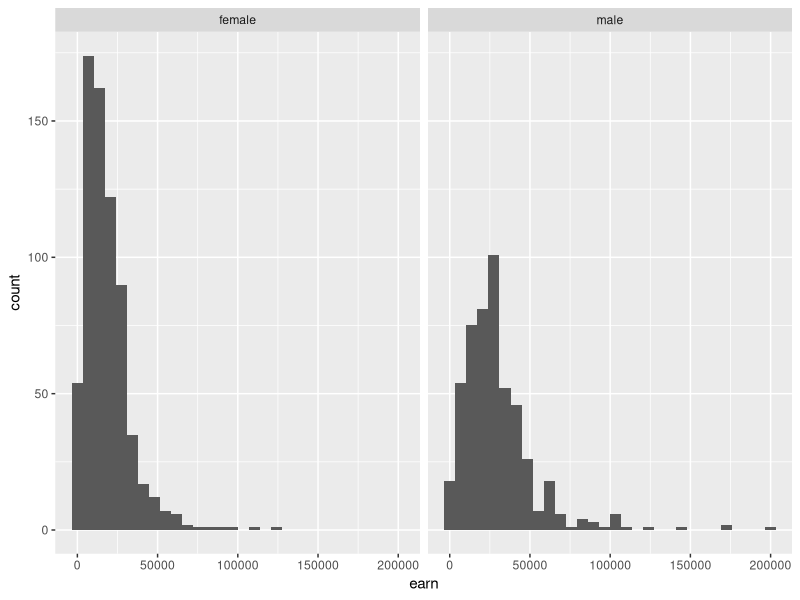
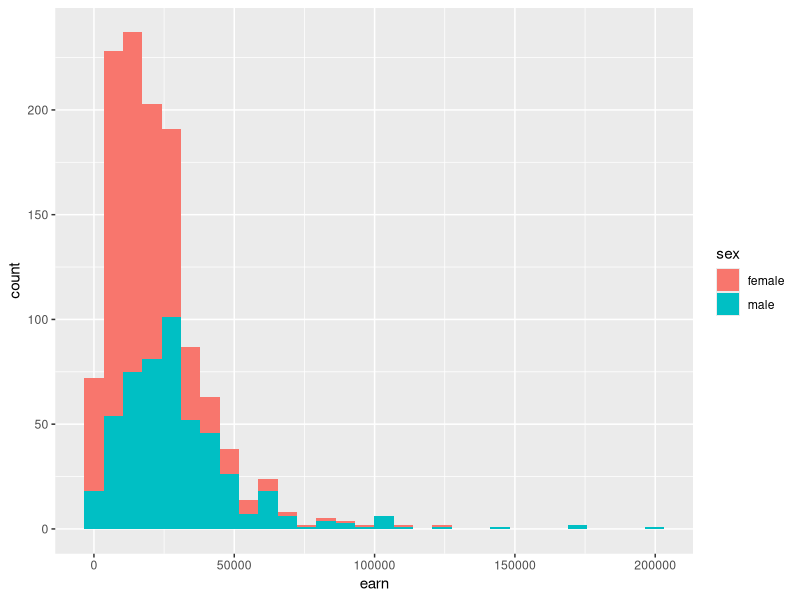
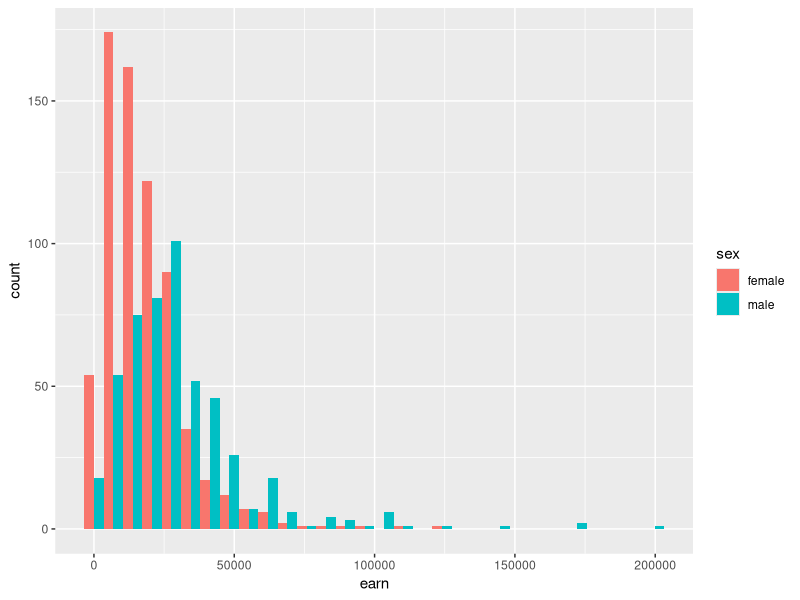
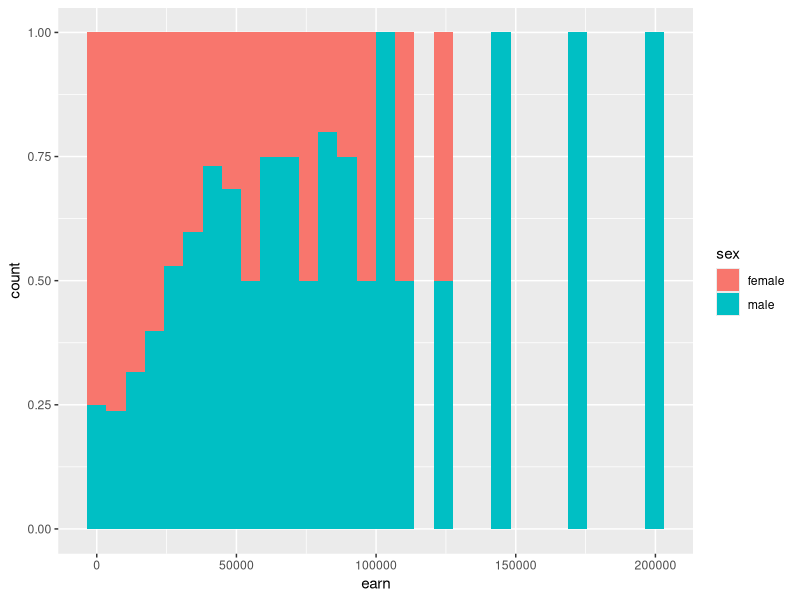
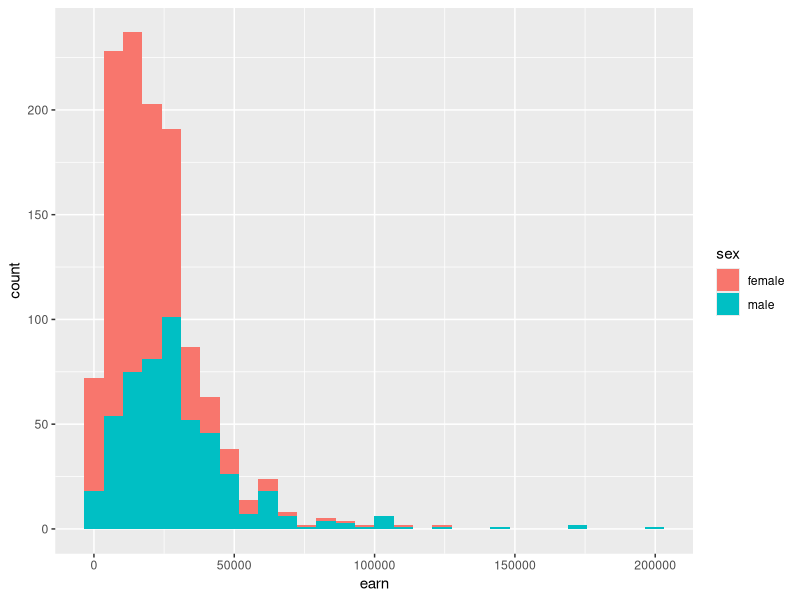
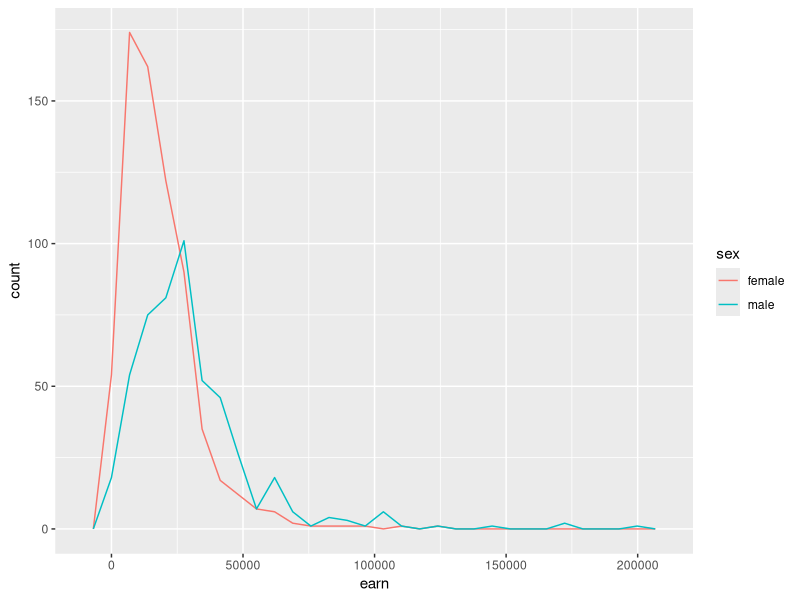
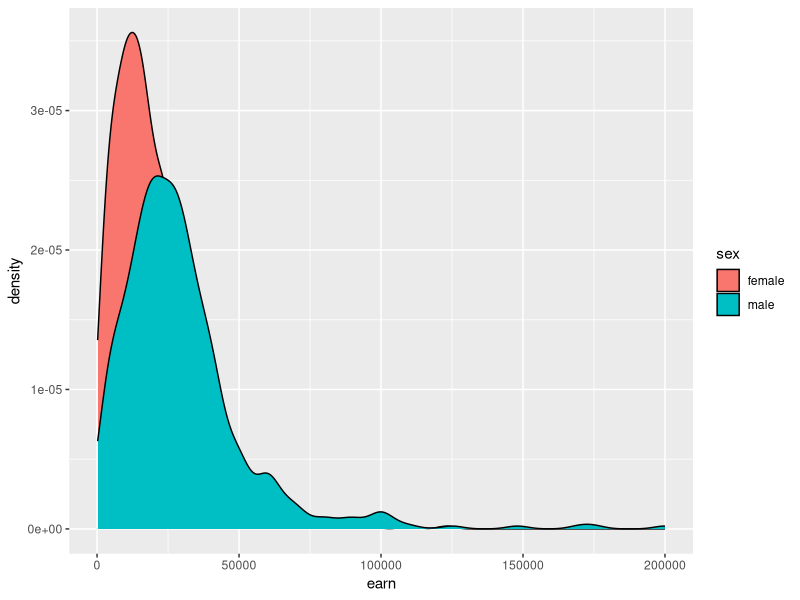
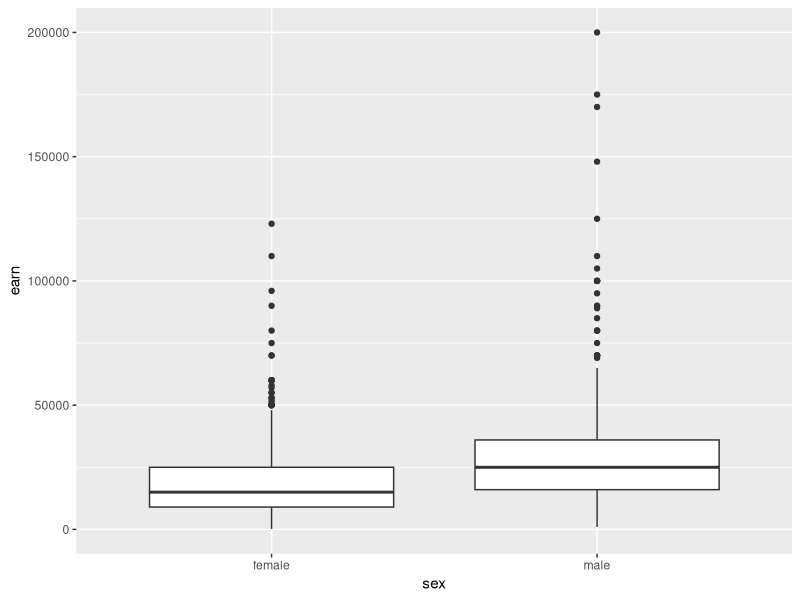

Reproduce these figures in R, in order. (Note: this script raises an error after producing the figures.)
##################
library(tidyverse)
##문제풀이
setwd("C:/Users/HS/Documents/GitHub/Statistical-Graphics-with-Big-Data/data")
heights<- read.csv("heights.csv")
#2. 성별에 따라 연봉의 차이가 있는가?
#   (범주)     (연속)
#한개의 연속변수 그래프를, 두개그리기
ggplot(heights, aes(earn)) + geom_histogram() + facet_wrap(~sex)
ggplot(heights, aes(earn, fill= sex)) +geom_histogram()  #stack 기본옵션
ggplot(heights, aes(earn, fill= sex)) +geom_histogram(position = "dodge")
ggplot(heights, aes(earn, fill= sex)) +geom_histogram(position = "fill")
ggplot(heights, aes(earn, fill= sex)) +geom_histogram(position = "stack")

ggplot(heights, aes(earn, color= sex)) + geom_freqpoly()
ggplot(heights, aes(earn, fill= sex)) + geom_density()

#한개의 연속변수 , 한개의 범주형 변수
ggplot(heights, aes(sex, earn)) + geom_boxplot()
ggplot(heights, aes(sex, earn)) + geom_violin()
ggplot(heights, aes(sex, earn)) + geom_bar(stat="identity")
ggplot(heights, aes(sex, earn)) + geom_jitter()

#5. 연봉과 키가 관계가 있는가?
#    (연속)  (연속)

#두개의 연속형 변수
class(heights$ed)
ggplot(heights, aes(height, earn)) + geom_point()
ggplot(heights, aes(height, earn)) + geom_smooth()
ggplot(heights, aes(height, earn)) + geom_smooth(method="lm")
ggplot(heights, aes(height, earn)) + geom_smooth(method="lm", se=FALSE)
ggplot(heights, aes(height, earn)) + geom_jitter()
ggplot(heights, aes(height, earn)) + geom_text(aes(label= sex))
ggplot(heights, aes(height, earn)) + geom_text(aes(label= sex),  check_overlap = TRUE)

#6. 인종별로 성별에 차이가 있나?
# (범주)   (범주)
# 범주, 여러개 그리기
ggplot(heights, aes(race)) + geom_bar() + facet_wrap(~sex)
ggplot(heights, aes(race, fill= sex)) + geom_bar()
ggplot(heights, aes(race, fill= sex)) + geom_bar(position = "fill" )
ggplot(heights, aes(race, fill= sex)) + geom_bar(position = "dodge")

# 범주, 범주
ggplot(heights, aes(race, sex)) + geom_jitter()



#6-1인종별로 성별에 따라 연봉차이가 있는가?
#   (범주)     (범주)          (연속)

#범주& 연속, 그래프를 여러개
# x= 성별, y= 연봉 그래프를 인종별로 여러개 그리기
ggplot(heights, aes(race, sex)) + geom_jitter()

ggplot(heights, aes(sex, earn)) + geom_boxplot()
ggplot(heights, aes(sex, earn)) + geom_violin()
ggplot(heights, aes(sex, earn)) + geom_jitter()
ggplot(heights, aes(sex, earn)) + geom_bar(stat="identity")
ggplot(heights, aes(sex, earn)) + geom_bar()   #오류
ggplot(heights, aes(sex, earn)) + geom_histogram()  #오류

ggplot(heights, aes(sex, earn)) + geom_boxplot() + facet_wrap(~race, ncol=4)
ggplot(heights, aes(sex, earn)) + geom_violin()+ facet_wrap(~race)
ggplot(heights, aes(sex, earn)) + geom_jitter()+ facet_wrap(~race)
ggplot(heights, aes(sex, earn)) + geom_bar(stat="identity")+ facet_wrap(~race)

ggplot(heights, aes(sex, earn, fill= race)) + geom_bar(stat="identity")
ggplot(heights, aes(sex, earn, fill= race)) + geom_bar(stat="identity", position="dodge")
ggplot(heights, aes(sex, earn, fill= race)) + geom_bar(stat="identity", position="fill")

ggplot(heights, aes(sex, earn, color= race)) + geom_jitter()
ggplot(heights, aes(sex, earn, fill= race)) + geom_boxplot()   ############이거 그려보기
ggplot(heights, aes(sex, earn, color= race)) + geom_boxplot()
ggplot(heights, aes(sex, earn, fill= race)) + geom_violin()

ggplot(heights, aes(sex, earn, group= race)) + geom_jitter()
ggplot(heights, aes(sex, earn, group= race)) + geom_jitter(aes(shape=race))

#히트맵
ggplot(heights, aes(sex, race))+ geom_raster(aes(fill= earn))
ggplot(heights, aes(sex, race))+ geom_tile(aes(fill= earn))

ggplot(heights, aes(sex, cut_width(earn)))+ geom_raster(aes(fill= sex)) #NO
ggplot(heights, aes(sex, race))+ geom_contour(aes(z=earn))  #NO

#facet
ggplot(heights, aes(earn)) + geom_histogram() + facet_grid(sex~race)

####

#7. 조사된 자료에서 인종별로 나이의 분포가 같은가?
#                         (범주)    (연속)
#1범주 1연속
ggplot(heights, aes(race, age))+ geom_bar(stat="identity")
ggplot(heights, aes(race, age))+ geom_boxplot()
ggplot(heights, aes(race, age))+ geom_violin()
ggplot(heights, aes(race, age))+ geom_jitter()

#1연속 여러개
ggplot(heights, aes(age, fill=race))+ geom_histogram()
ggplot(heights, aes(age, fill=race))+ geom_histogram(position="fill")
ggplot(heights, aes(age, fill=race))+ geom_histogram(position="dodge")
ggplot(heights, aes(age, fill=race))+ geom_histogram() + facet_wrap(~race)
ggplot(heights, aes(age, fill=race))+ geom_freqpoly()

ggplot(heights, aes(age, colour=race))+ geom_density()


###########################
#HW3

#1. mpg 자료에서 drv 별로 cty와 hwy의 분포를 알아보려고 한다. 이를 위한 다양한 그림을 그리고 설명하시오.  
#  (범주)  (연속) (연속)
ggplot(mpg, aes(cty, hwy, color= drv)) + geom_point()
ggplot(mpg, aes(cty, hwy, color= drv)) + geom_jitter()
ggplot(mpg, aes(cty, hwy)) + geom_text(aes(label = drv))
ggplot(mpg, aes(cty, hwy)) + geom_text(aes(label = drv), check_overlap= TRUE)
ggplot(mpg, aes(cty, hwy, color= drv)) + geom_smooth()
ggplot(mpg, aes(cty, hwy, color= drv)) + geom_smooth(se= FALSE)
ggplot(mpg, aes(cty, hwy, color= drv)) + geom_smooth(method="lm")
ggplot(mpg, aes(cty, hwy, color= drv)) + geom_line()  #이상하지 ㅋㅅㅋ

ggplot(mpg, aes(cty, hwy)) + geom_point() + facet_wrap(~drv)
ggplot(mpg, aes(cty, hwy, color= drv)) + geom_point() + facet_wrap(~drv)
ggplot(mpg, aes(cty, hwy, color= drv)) + geom_point() + facet_grid(.~drv)
ggplot(mpg, aes(cty, hwy, color= drv)) + geom_point() + facet_grid(drv~.)

#2. manufacturer 중 "volkswagen" 에 대한 자료만 이용하려고 한다. "volkswagen"만을 선택하여 volk에 저장하시오.
volk <- mpg[mpg$manufacturer == "volkswagen", ]
volk1 <- subset(mpg, manufacturer == "volkswagen")
head(volk1)

ggplot(volk, aes(cty, hwy, color = model)) + geom_point()
ggplot(volk, aes(cty, hwy, color = model)) + geom_jitter()

ggplot(volk, aes(cty, hwy)) + geom_text(aes(label= model, color = model), check_overlap=TRUE) +
  ggtitle("volk")+
  scale_x_continuous(name="ctct", breaks=c(20,30), labels= c("banana","30!")) +
  scale_y_continuous(name="haha", breaks=c(30,40), labels= c("$30","$40"))+ 
  theme(plot.title=element_text(family="serif",face="bold", angle=90, hjust=1, vjust=0)) +
  theme(plot.background = element_rect(color="pink", fill= "grey")) + 
  theme(legend.position = "bottom") +
  theme(axis.title.x= element_text(color="blue")) +
  theme(axis.text.x= element_text(color="red")) +
  theme(axis.title.y= element_text(angle= 00, hjust= 0.5, vjust=0.5))+
  theme(axis.text.y= element_text(angle=45, color="yellow"))

ggplot(volk, aes(cty, hwy)) + 
  geom_text(aes(label= model, color = model), check_overlap=TRUE) +
  scale_x_continuous(name="ctct", breaks=c(20,30), labels= c("banana","30!")) +
  scale_y_continuous(name="haha", breaks=c(30,40), labels= c("$30","$40"))+
  scale_color_discrete(name="MODEL")


subset()
data(economics)

##################
#괴랄1
DF <- data.frame(cty=c(10,30), hwy=c(20,40), LABEL= c("peak1", "peak2"))
ggplot(mpg, aes(cty, hwy)) +geom_point(aes(color= drv, shape=drv), show.legend = FALSE)+
  geom_smooth(aes(color=drv))
ggplot(mpg, aes(cty, hwy)) +geom_point(aes(color= drv))+
  geom_point(aes(shape= drv))+
  geom_smooth(aes(color=drv))+
  theme(legend.position = c(0.85, 0.2)) + 
  annotate("text",x=10, y=45, label="hi", size=10)+
  annotate("rect", xmin=10 , xmax=15, ymin=10, ymax=30, alpha = 0.2, fill = "skyblue") +
  geom_label(data=DF , aes(label= LABEL))
geom_smooth(method = )
?geom_label()
?geom_abline(slope, intercept)

head(economics)
head(presidential)

economics$date[1]
presidential$start[1]

presidential<- subset(presidential, start > economics$date[1])
head(presidential)
presidential$start[1]

ggplot(volk, aes(cty, hwy, color = model)) + geom_smooth()

########################################################################################
#matrix 안에는 같은 자료형태가 들어가야한다. 
#같은 원소의 위치에 있는 것끼리 연산
#%*% 연산자

A<-matrix(c(1,0,1,2,3,5,1,4,6),ncol=3)
x<-1:3
dim(x)<-c(3,1)
dim(x)<-c(1,3)
x
#x는 vector 
A%*%x  #3x1
x%*%A  #1x3
x%*%A%*%x  #1x1
A%*%x%*%A  #오류

z<-1:24
class(z) 
dim(z) <-c(2,4,3)

z[1,,]
z[,1,]
z[,,1]

z[1,2,]
z[,1,2]

z[1,2,3]
zz<-1:12
dim(zz)<-c(2,6)
class(zz)


A<-array(1:6,dim=c(3,2))
B<-array(11:16,dim=c(3,2))
C<-array(6:1,dim=c(3,2))


A+B
A%*%t(B)
?mode
###################
X1 <- 1:3
X2<- c("a","b","c")
b6<- data.frame(x1=X1, x2=X2)
b6
mode(b6)  #list가 최종적인 형태. . list 에서 사용하는 방식 쓸 수 있다. 
class(b6)

#mode()  #자료의 저장형태 좀 더 베이스에 있는 것을 알려준다??? 
#class() #개체의 저장형ㅌ 

X1<-1:3
X2<-c("A","B","C")
b6<-data.frame(x1=X1,x2=X2)
mode(b6)  #자료의 저장형태 - list???   #문자&숫자라서
class(b6) #개체의 저장형태 - dataframe
class(X1) #개체의 저장형태 - int
mode(X1)  #자료의 저장형태 - num
class(X2)  #개체의 저장형태  - character  (vector의 경우에는 자료&개체형태가 character)
mode(X2)   #자료의 형태  - charater


b6<-data.frame(x1=c(1,2,3),x2=c(4,5,6))
mode(b6)   #list
class(b6)  #dataframe


Lst<-list(name="Fred",
          wife="Mary",
          no.children=3,
          child.ages=c(4,7,9))
Lst


Lst[5] <-list(A="hyosun")
Lst[[5]]<-list(A="hyosun")

Lst$jiin<- c("hi", "hello")
############################
#list
#lapply(list, function)

apples <- c(4,4.5,4.2,5.1,3.9)
oranges <- c(TRUE, TRUE, FALSE)
chalk <- c("limestone", "marl","oolite", "CaC03")
cheese <- c(3.2-4.5i,12.8+2.2i)
list <- list(apples,oranges,chalk,cheese)
class(list)
lapply(list, length)
lapply(list, mean)
lapply(list, is.numeric)

###########################
#tapply  #범주별로 통계량을 계산하기 이한 함수
#tapply(x, index, function)   
#    x를 index 에 대해 function 적용
#    x와 index는 길이가 같아야한다. 


?tapply

income<-c(60,59,20,49,60,39,59,48,74,28)
statef<-factor(c("A","B","C","A","C","D","A","D","C","B"))

tapply(income,statef,mean)
tapply(income,statef,sd)
tapply(iris$Sepal.Length, iris$Species,mean)




################
#인덱싱
x<-c(-5:5,NA)
x
x[!is.na(x)]
x+1
(x+1)[!is.na(x)]
(x+1)[x>0]
(x+1)[!is.na(x)| x>0]
rep(c(1,2,2,1),times=4) #1221 1221 1221 1221
rep(c(1,2,2,1),each=4) #1111 2222 2222 1111
rep(c(1:4),c(1:4)) #1 22 333 4444

c("x","y")[rep(c(1,2,2,1),times=4)] #1221 1221 1221 1221
#길이가 두개인 벡터를 반복한다.     #XYYX XYYX XYYX XYYX

iris[c(1,5,45),"Species"]
iris$Species[c(1,5,45)]



################################################################################
data(Oxboys, package = "nlme")
library(tidyverse)
###########
summary(Oxboys$age)
ggplot(Oxboys, aes(age, height)) + geom_boxplot()
ggplot(Oxboys, aes(age, height)) + geom_boxplot(aes(group=cut_width(age,0.4)))
ggplot(Oxboys, aes(age, height)) + geom_boxplot(aes(fill=cut_width(age,0.4)))



#######
#lec9

df<- data.frame(x=1:3, y=1:3, color=c(1,3,5))
ggplot(df, aes(x,y, color= factor(color)))+ geom_point(size=5)
ggplot(df, aes(x,y, color= factor(color)))+ geom_point(size=5) + geom_line()
ggplot(df, aes(x,y, color= factor(color)))+ geom_point(size=5) + geom_line(aes(group=1))


ggplot(df, aes(x,y, color=color))+ geom_point(size=5)
ggplot(df, aes(x,y, color=color))+ geom_point(size=5) + geom_line(size=2, color="pink")

ggplot(df, aes(x,y, color=color))+ geom_point(size=5) +geom_line(size=2)
ggplot(df, aes(x,y, color=color))+ geom_point(size=5) +geom_line(aes(group=1),size=2)
?..*..

#####
#Bubble

small<- faithfuld[seq(1, nrow(faithfuld),by=10),]
ggplot(small, aes(eruptions, waiting)) + geom_point(aes(size = density), alpha=1/3)
ggplot(small, aes(eruptions, waiting)) + geom_point(aes(size = density), alpha=1/3)+
  scale_size_area(max_size=6)
?scale_size_area()
ggplot(diamonds, aes(price, color= cut))+
  geom_freqpoly(binwidth=500)
ggplot(diamonds, aes(price, color= cut))+
  geom_freqpoly(aes(y=..density..), binwidth=500)
ggplot(diamonds, aes(price, color= cut))+
  geom_freqpoly(stat="density", binwidth=500)
ggplot(diamonds, aes(price, color= cut))+
  stat_density(geom="freqpoly", binwidth=500)



g1<-ggplot(diamonds, aes(price))+ 
  geom_histogram(binwidth=300)
g2<-ggplot(diamonds, aes(price))+ 
  geom_histogram(binwidth=300, aes(y=..density..))
g3<-ggplot(diamonds, aes(price))+ 
  geom_histogram(binwidth=500, stat="density")
g4<-ggplot(diamonds, aes(price))+ 
  stat_density(geom="bar", binwidth=300)
library(gridExtra)
grid.arrange(g1,g2,g3,g4)
#############
df <- data.frame(x=1, y=1:3, z=letters[1:3])
ggplot(df, aes(y,y)) + 
  geom_point(size = 4, color= "gray20")+
  geom_point(aes(color = z), size = 2)

ggplot(df, aes(y,y)) + 
  geom_point(size = 4, color= "gray20", show.legend = TRUE)+
  geom_point(aes(color = z), size = 2)

ggplot(mpg, aes(displ, hwy)) + 
  geom_point(aes(color= drv, shape= drv))

ggplot(mpg, aes(displ, hwy)) +
  geom_point(aes(colour = drv, shape = drv)) +
  scale_colour_discrete("Drive train")

ggplot(mpg, aes(displ, hwy)) +
  geom_point(aes(colour = drv, shape = drv, size=cty)) +
  scale_colour_discrete("Drive train")+
  scale_shape_discrete("Drive train") +
  scale_size_continuous(name="HOHO", guide="none")

ggplot(diamonds, aes(color, price)) + 
  geom_bar()     #오류
ggplot(diamonds, aes(color, price)) + 
  geom_bar(stat="identity")
ggplot(diamonds, aes(color, price)) + 
  geom_bar(stat="summary_bin", fun.y=mean)

ggplot(diamonds, aes(color)) + 
  geom_bar()
ggplot(diamonds, aes(price)) + 
  geom_area(stat="bin")+ geom_freqpoly(color="red")



ggplot(mpg, aes(displ, hwy))+
  geom_bin2d(aes(fill=..density..))+
  scale_fill_gradient(name="DENSITY",low="white", high="red")+
  scale_x_continuous(name=NULL,position="top")
paste(1:7,"km", sep='')
paste0(1:7,"km")
c(1:7)
###############################################################################################
#괴랄2
dflabel<-data.frame(displ=c(2.5,2,6),hwy=c(40,10,30), labels=c("4", "r", "r"))
ggplot(mpg, aes(displ,hwy))+
  #geom_*
  geom_point(aes(color=drv, shape=drv, size=cty))+
  geom_smooth(aes(color=drv), method="lm",se=FALSE)+
  geom_label(data=dflabel, aes(label = labels))+
  #scale_*_
  scale_x_continuous(name=NULL, breaks = c(2,3,4,5,6,7), labels=paste0(2:7,"km"), position= "top")+
  scale_y_continuous(name=quote(paste("HIGHWAY=2*",frac(x, (x+z)))))+
  scale_color_discrete(name="DRV")+  #, guide="none" 하면 그 옵션만 안보임
  scale_shape_manual(name="DRV", values=c(1,2,3))+
  scale_size_continuous(name="CTY", breaks = c(10,20,30), labels=c("십", "이십","삼십"))+
  ggtitle("HWHWH")+
  #theme
  theme(legend.position = "bottom")+
  theme(plot.title = element_text(size=20, face="bold.italic"))+
  theme(axis.title= element_text(size=14,color="red"))+
  theme(axis.text.y = element_text(angle=45, hjust=0.5, vjust=1))+
  #annotate
  annotate("text", x=6, y= 40, size=10, label="Hello, I am annotate")+
  annotate("rect", xmin=2, xmax=6, ymin=20, ymax=40, fill= "skyblue", alpha=0.2)
  


#######################
ggplot(mpg, aes(hwy))+ geom_freqpoly()
ggplot(mpg, aes(hwy,  y=..density..))+ geom_freqpoly()

ggplot(economics, aes(date, uempmed)) + 
  geom_point()
ggplot(economics, aes(date, uempmed)) +geom_area() + geom_line(color="red")
#area() x축에 두가지
df<- data.frame(x=c(1,1,2,3),y=c(3,5,3,4))
ggplot(df, aes(x,y)) + geom_line(color="red") +geom_point(color="red")
AA<-ggplot(df, aes(x,y)) + geom_area()+ geom_line(color="red")+geom_point(color="red")
summary(AA)
ggplot(economics, aes(date, uempmed)) +geom_ribbon(aes(ymin=uempmed-10,ymax=uempmed+10))+ geom_line(color="red")
ggplot(economics, aes(date, uempmed)) +geom_ribbon(aes(ymin=5,ymax=5-uempmed))+ geom_line(color="red")  ###음....
ggplot(economics, aes(unemploy/pop, uempmed)) + geom_path() +geom_polygon()
ggplot(economics, aes(date, uempmed)) + geom_smooth()


#####################
#tile   :data point를 중심으로 같은 크기의 상ㅈ
#raster :x,y 축을 쪼개고

#nudge_x 띄워줘라 
ggplot(df, aes(x,y)) +geom_point(color="red") + geom_text(aes(label=c("a","b","c","d")))
ggplot(df, aes(x,y)) +geom_point(color="red") + geom_text(aes(label=c("a","b","c","d")), nudge_x=0.1)
ggplot(df, aes(x,y)) +geom_point(color="red") + geom_text(aes(label=c("a","b","c","d")), nudge_y=0.1)

p<- ggplot(df, aes(x,y)) +geom_point(aes(color="a"))
p+ labs(x= "x axis", y = "y axis", colour= "colour \n legend")
p+ scale_x_continuous(name= "X AXIS") +
  scale_y_continuous(name= "Y AXIS") + 
  scale_colour_discrete(name="COLOUR \n LEGEND")
df$z<-letters[1:4]
ggplot(df, aes(y,y))+ 
  geom_point(size=4, color="black", show.legend = TRUE)+
  geom_point(aes(color=z), size=3)+
  theme(legend.position = "bottom")


##############################
?order

(ii <- order(x <- c(1,1,3:1,1:4,3), y <- c(9,9:1), z <- c(2,1:9)))
## 6  5  2  1  7  4 10  8  3  9
rbind(x, y, z)[,ii] # shows the reordering (ties via 2nd & 3rd arg)

order(x)

## Suppose we wanted descending order on y.
## A simple solution for numeric 'y' is
rbind(x, y, z)[, order(x, -y, z)]
## More generally we can make use of xtfrm
cy <- as.character(y)
rbind(x, y, z)[, order(x, -xtfrm(cy), z)]
## The radix sort supports multiple 'decreasing' values:
rbind(x, y, z)[, order(x, cy, z, decreasing = c(FALSE, TRUE, FALSE),
                       method="radix")]

## Sorting data frames:
dd <- transform(data.frame(x, y, z),
                z = factor(z, labels = LETTERS[9:1]))
## Either as above {for factor 'z' : using internal coding}:
dd[ order(x, -y, z), ]
## or along 1st column, ties along 2nd, ... *arbitrary* no.{columns}:
dd[ do.call(order, dd), ]
